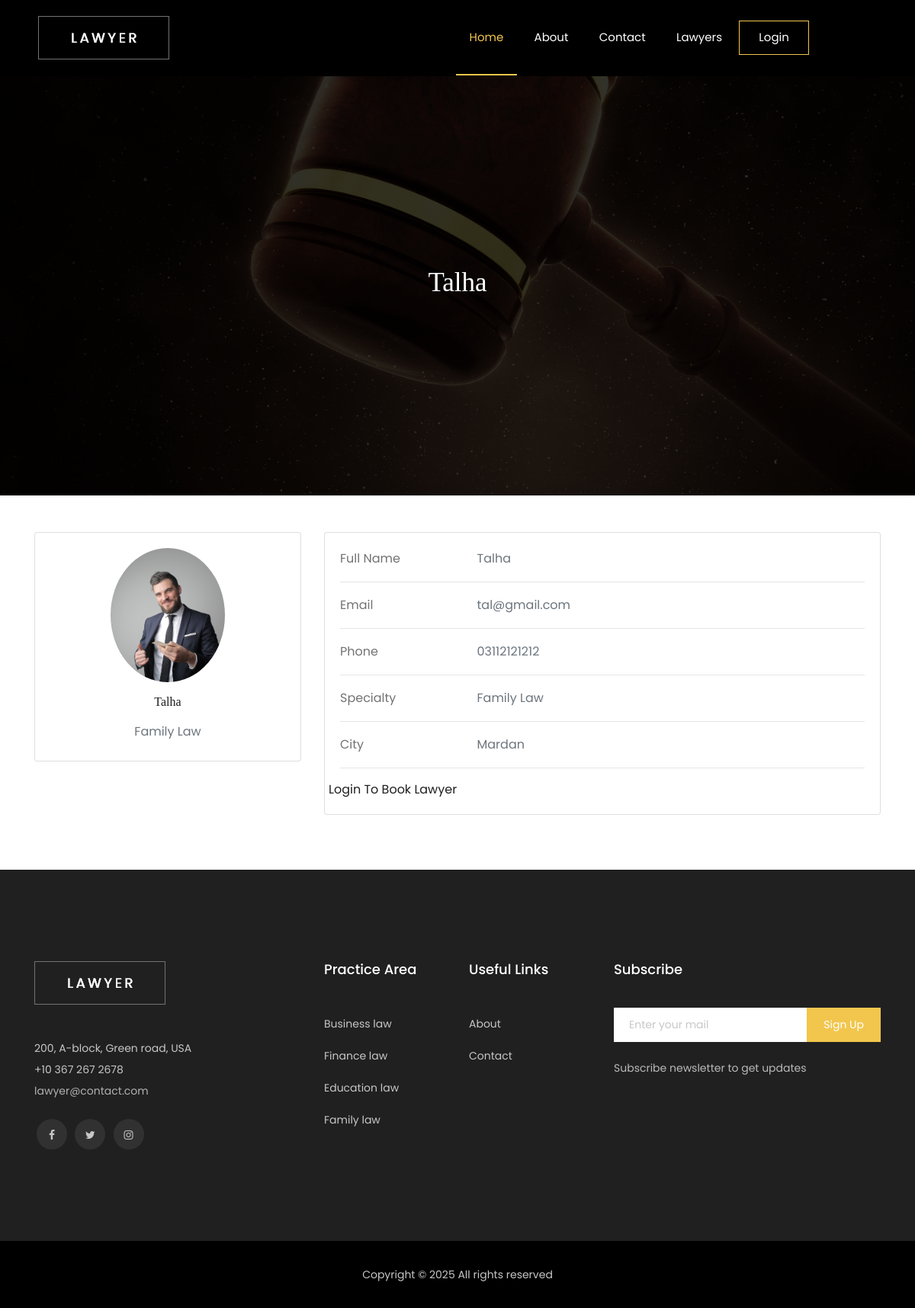
/lawyer-profile.php?lawyer_id=5, run on the app's committed database.
### tables this page shows
CREATE TABLE `lawyers` (
  `lawyer_id` int(11) NOT NULL,
  `lawyer_name` varchar(111) NOT NULL,
  `lawyer_email` varchar(111) NOT NULL,
  `lawyer_phone` varchar(13) NOT NULL,
  `laywer_password` varchar(222) NOT NULL,
  `lawyer_specialty` int(11) NOT NULL,
  `lawyer_city` int(11) NOT NULL,
  `lawyer_image` varchar(111) NOT NULL,
  `role` varchar(111) NOT NULL
);

CREATE TABLE `specialty` (
  `specialty_id` int(11) NOT NULL,
  `specialty` varchar(111) NOT NULL
);

CREATE TABLE `city` (
  `city_id` int(11) NOT NULL,
  `city` varchar(111) NOT NULL
);

### lawyer-profile.php (the view, shortened to what this page needs)
<!doctype html>
<html class="no-js" lang="zxx">
<head>
    <link rel="stylesheet" href="css/bootstrap.min.css">
    <link rel="stylesheet" href="css/owl.carousel.min.css">
    <link rel="stylesheet" href="css/magnific-popup.css">
    <link rel="stylesheet" href="css/font-awesome.min.css">
    <link rel="stylesheet" href="css/themify-icons.css">
    <link rel="stylesheet" href="css/nice-select.css">
    <link rel="stylesheet" href="css/flaticon.css">
    <link rel="stylesheet" href="css/flaticon.css">
    <link rel="stylesheet" href="css/gijgo.css">
    <link rel="stylesheet" href="css/slicknav.css">
    <link rel="stylesheet" href="css/style.css">
</head>
<body>
    <?php
    include "header.php";
    ?>
    <div class="bradcam_area">
        <div class="bradcam_inner bradcam_bg_2 d-flex align-items-center m-0">
            <div class="container-fluid">
                <div class="row">
                    <div class="col-xl-12">
                        <div class="bradcam_text text-center">
                            <h3><?php
                                $lawyer_id = $_GET['lawyer_id'];
                                $lawyer_name = mysqli_query($conn, "SELECT * FROM lawyers WHERE lawyer_id =
                                    $lawyer_id");
                                if (mysqli_num_rows($lawyer_name)) {
                                    while ($l_name = mysqli_fetch_assoc($lawyer_name)) {
                                        echo $l_name['lawyer_name'];
                                    }
                                }
                                ?></h3>
                        </div>
                    </div>
                </div>
            </div>
        </div>
    </div>
    <section class="lawyer-profile">
        <div class="container py-5">
            <div class="row">
                <?php
                $lawyer_id = $_GET['lawyer_id'];
                $sql = "SELECT * FROM lawyers
                             LEFT JOIN city ON lawyers.lawyer_city = city.city_id
                             LEFT JOIN specialty ON lawyers.lawyer_specialty = specialty.specialty_id
                             LEFT JOIN client ON lawyers.lawyer_id = client.client_id
                             WHERE lawyer_id = $lawyer_id";
                $query = mysqli_query($conn, $sql);
                if (mysqli_num_rows($query) > 0) {
                    while ($row = mysqli_fetch_assoc($query)) {
                ?>
                        <div class="col-lg-4">
                            <div class="card mb-4">
                                <div class="card-body text-center">
                                    <img src="Admin/upload/<?php echo $row['lawyer_image'] ?>" alt="avatar" class="rounded-circle img-fluid" style="width: 150px;">
                                    <h5 class="my-3"><?php echo $row['lawyer_name'] ?></h5>
                                    <p class="text-muted mb-1"><?php echo $row['specialty'] ?></p>
                                </div>
                            </div>
                        </div>
                        <div class="col-lg-8">
                            <div class="card mb-4">
                                <div class="card-body">
                                    <div class="row">
                                        <div class="col-sm-3">
                                            <p class="mb-0">Full Name</p>
                                        </div>
                                        <div class="col-sm-9">
                                            <p class="text-muted mb-0"><?php echo $row['lawyer_name'] ?></p>
                                        </div>
                                    </div>
                                    <hr>
                                    <div class="row">
                                        <div class="col-sm-3">
                                            <p class="mb-0">Email</p>
                                        </div>
                                        <div class="col-sm-9">
                                            <p class="text-muted mb-0"><?php echo $row['lawyer_email'] ?></p>
                                        </div>
                                    </div>
                                    <hr>
                                    <div class="row">
                                        <div class="col-sm-3">
                                            <p class="mb-0">Phone</p>
                                        </div>
                                        <div class="col-sm-9">
                                            <p class="text-muted mb-0"><?php echo $row['lawyer_phone'] ?></p>
                                        </div>
                                    </div>
                                    <hr>
                                    <div class="row">
                                        <div class="col-sm-3">
                                            <p class="mb-0">Specialty</p>
                                        </div>
                                        <div class="col-sm-9">
                                            <p class="text-muted mb-0"><?php echo $row['specialty'] ?></p>
                                        </div>
                                    </div>
                                    <hr>
                                    <div class="row">
                                        <div class="col-sm-3">
                                            <p class="mb-0">City</p>
                                        </div>
                                        <div class="col-sm-9">
                                            <p class="text-muted mb-0"><?php echo $row['city'] ?></p>
                                        </div>
                                    </div>
                    <hr>
                    <div class="row">
                        <?php if (isset($_SESSION['login']) && $_SESSION['login'] == TRUE) { ?>
                            <div class="col-sm-3">
                                <p class="mb-0">Query</p>
                            </div>
                            <div class="col-md-9">
                            <form action="add-booking.php" method="post" class="form-group">
                                    <div class="form-floating mb-3">
                                        <textarea class="form-control" name="description" placeholder="Add Your Query" required></textarea>
                                    </div>
                                    <div class="input-group mb-3">
                                        <input class="form-control" name="date" type="date" required>
                                    </div>
                                    <div class="input-group mb-3">
                                        <input class="form-control" name="client_id" type="hidden" value="<?php echo $row['client_id']?>" required>
                                        <input class="form-control" name="lawyer_id" type="hidden" value="<?php echo $row['lawyer_id']?>" required>
                                    </div>
                                    <button type="submit" name="book-now" class="boxed-btn ms-1 p-2">Book Now</button>
                                </form>
                            </div>
                        <?php
                        } else {
                        ?>
                            <a href="login.php">Login To Book Lawyer</a>
                        <?php
                        }
                        ?>
                    </div>
                                </div>
                            </div>
                        </div>
                <?php
                    }
                }
                ?>
            </div>
        </div>
    </section>
    <?php
    include "footer.php"
    ?>
</body>
</html>

### data on the page
lawyers: lawyer_name "Talha", lawyer_image (picture), specialty.specialty "Family Law", lawyer_email "tal@gmail.com", lawyer_phone "03112121212", city.city "Mardan"
